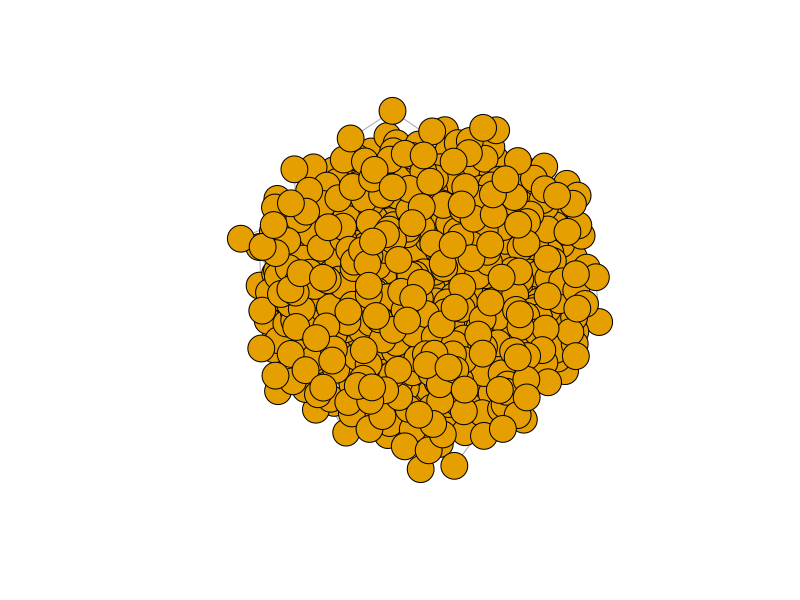

Source code (R): (Note: this script raises an error after producing the figure.)
library(matrixStats)
library(igraph)


# Part A: Create Undirected Random Network

p = 0.01
numNodes = 1000
g_1a <- sample_gnp(numNodes, p)

plot(g_1a, vertex.label = NA)
diameter(g_1a)

# Part B: Random Walk on Random Network

# set parameters
minSteps = 0
maxSteps = numNodes/2
stepInt = numNodes/100
numIter = 10
stepVec = seq(minSteps, maxSteps, stepInt)

pathLenVec <- matrix(, nrow = numNodes, ncol = numIter)
startNodeVec <- sample(1:numNodes, numNodes, replace=FALSE)

for (i in 1:length(stepVec)) {
  for (k in 1:numNodes) {
    startNode <- startNodeVec[k]  # select a random start node, must iterate through all possible start nodes
    for (j in 1:numIter) {
      # iterate through different numbers of steps between set values with interval stepInt
      rw <- random_walk(g_1a, startNode, i, mode = "out")
      # perform random walk and store vertices in rw
      pathLenVec[k,j] <- distances(g_1a, v=rw[1], to=rw[length(rw)], mode = "out", weights = NULL)
      # get distance between starting point and ending point
    }
  }
  pathMeans[i] <- mean(rowMeans(pathLenVec))
  pathSts[i] <- mean(rowSds(pathLenVec))
}

plot(stepVec, pathMeans, main="Mean Path Length vs. Step Length", xlab="Number of Steps", ylab="Mean Path Length")
plot(stepVec, pathSts, main="Path Length Standard Deviation vs. Step Length", xlab="Number of Steps", ylab="Path Length Standard Deviation")

